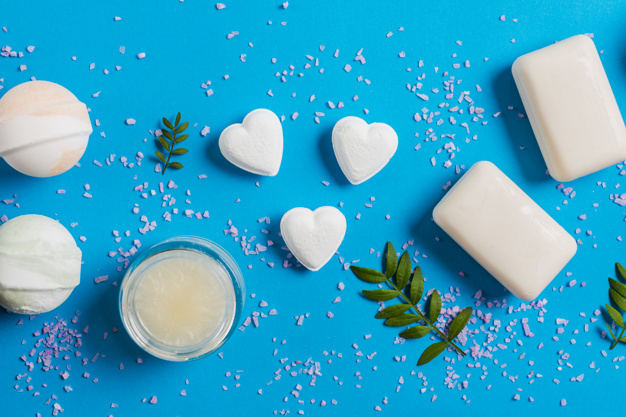
#> input picture ImageProcessing/Images/Exercise/chapter 2/soap_image.jpg, 626 x 417 px, found by its file name
$ jupyter execute --allow-errors imgproc.ipynb   (older library calls are emulated)
#> lines starting #> are read from the running program, lines starting #| are printed output that depends on the picture
[cell 1]
import matplotlib.pyplot as plt

def show_image(image, title='Image', cmap_type='gray', interpolation=None):
    plt.imshow(image, cmap=cmap_type)
    plt.title(title)
    plt.axis('off')
    plt.show()

[cell 2]
#Filtering, Contrasts
# Import the color module
from skimage import color
from PIL import Image
# Import the filters module and sobel function
from skimage.filters import sobel
soaps_image = Image.open('Images\Exercise\chapter 2\soap_image.jpg')
#> soaps_image is the input picture: PIL image 626x417 RGB; mean R, G, B 56.5, 165.4, 199.6
# Make the image grayscale
soaps_image_gray = color.rgb2gray(soaps_image)

# Apply edge detection filter
edge_sobel = sobel(soaps_image_gray)
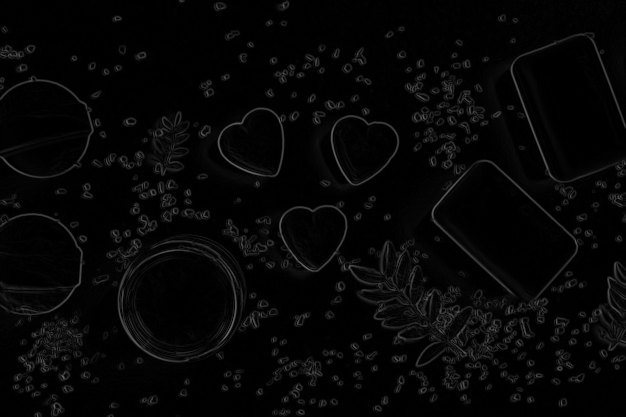
#> edge_sobel: shape (417, 626) float64; min 0, max 0.423, mean 0.026

# Show original and resulting image to compare
show_image(soaps_image, "Original")
show_image(edge_sobel, "Edges with Sobel")

[cell 3]
# Import Gaussian filter
from skimage.filters import gaussian
from skimage.io import imread,imsave
building_image = imread('Images\\Exercise\\chapter 2\\building_image.jpg')
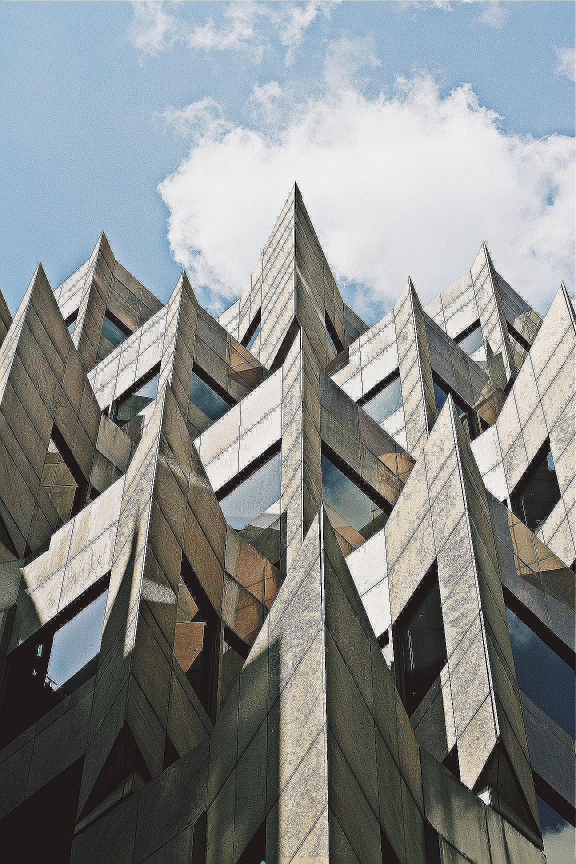
#> input picture ImageProcessing/Images/Exercise/chapter 2/building_image.jpg, 1152 x 1728 px, found by its file name (shown at 1/2 size)
#> building_image is the input picture: shape (1728, 1152, 3); mean R, G, B 136.2, 139.8, 139.3
# Apply filter
gaussian_image = gaussian(building_image, channel_axis=-1)

# Show original and resulting image to compare
show_image(building_image, "Original")
show_image(gaussian_image, "Reduced sharpness Gaussian")

[cell 4]
# Import the required module
from skimage import exposure
chest_xray_image = imread("Images\\Exercise\\chapter 2\\chest_xray_image.png")
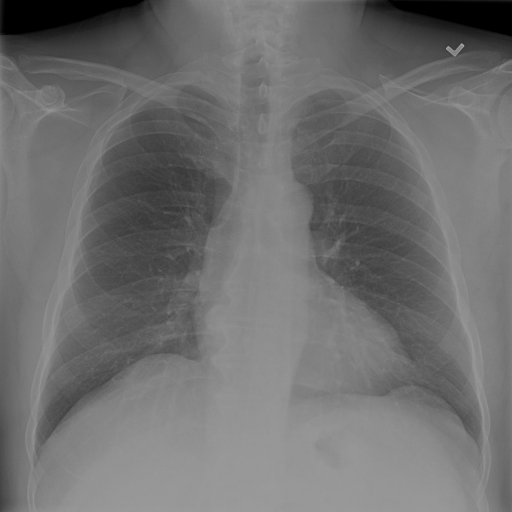
#> input picture ImageProcessing/Images/Exercise/chapter 2/chest_xray_image.png, 1024 x 1024 px, found by its file name (shown at 1/2 size)
#> chest_xray_image is the input picture: shape (1024, 1024); min 0, max 172, mean 111.3
# Show original x-ray image and its histogram
show_image(chest_xray_image, 'Original x-ray')

plt.title('Histogram of image')
plt.hist(chest_xray_image.ravel(), bins=256)
plt.show()
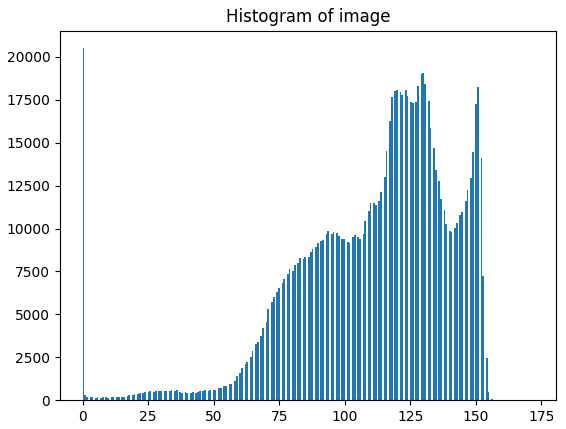
#> figure drawn by matplotlib, 1 panel; tallest bar 20508 high, from x = 0 to 0.672

# Use histogram equalization to improve the contrast
xray_image_eq =  exposure.equalize_hist(chest_xray_image)
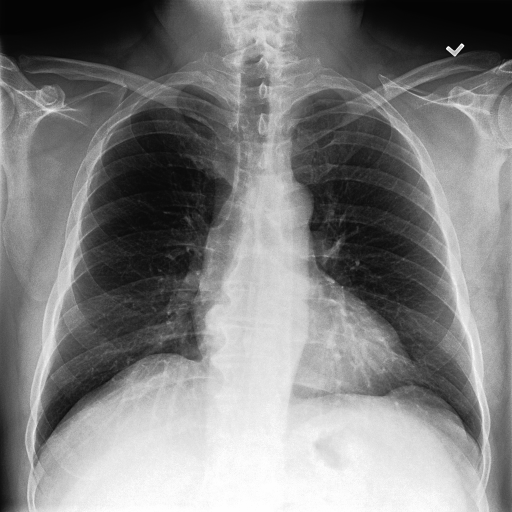
#> xray_image_eq: shape (1024, 1024) float64 (shown at 1/2 size); min 0.0196, max 1, mean 0.506

# Show the resulting image
show_image(xray_image_eq, 'Resulting image')

[cell 5]
# Import the required module
from skimage import exposure
image_aerial = imread('Images\\Exercise\\chapter 2\\image_aerial.tiff')
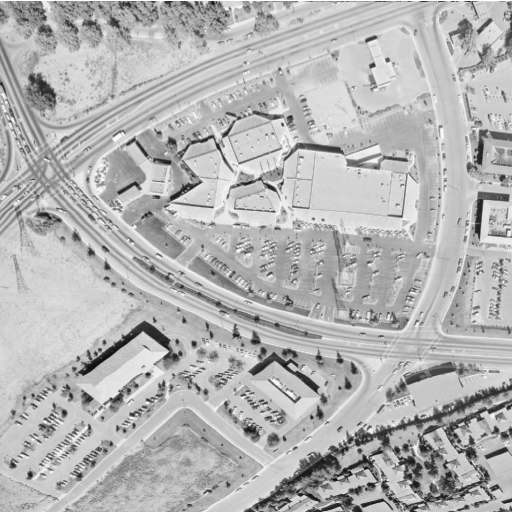
#> input picture ImageProcessing/Images/Exercise/chapter 2/image_aerial.tiff, 512 x 512 px, found by its file name
#> image_aerial is the input picture: shape (512, 512); min 12, max 255, mean 180.6
# Use histogram equalization to improve the contrast
image_eq =  exposure.equalize_adapthist(image_aerial, clip_limit=0.03)
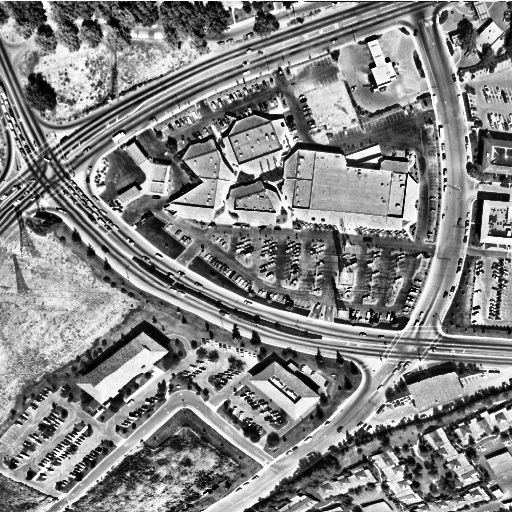
#> image_eq: shape (512, 512) float64; min 0, max 1, mean 0.523

# Show the original and resulting image
show_image(image_aerial, 'Original')
show_image(image_eq, 'Resulting image')

[cell 6]
# Import the necessary modules
from skimage import data, exposure

# Load the image
original_image = data.coffee()
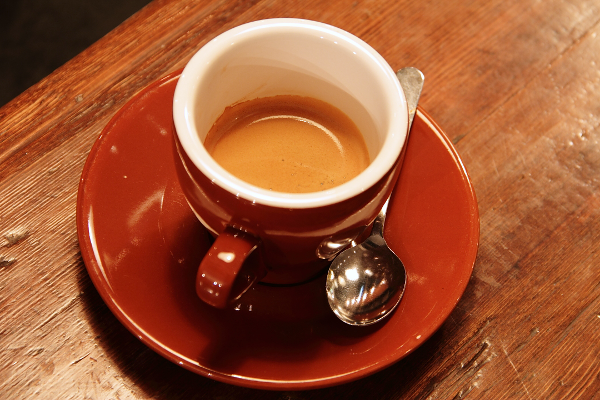
#> input picture skimage.data.coffee(), 600 x 400 px
#> original_image is the input picture: shape (400, 600, 3); mean R, G, B 158.6, 85.8, 51.5

# Apply the adaptive equalization on the original image
adapthist_eq_image = exposure.equalize_adapthist(original_image, clip_limit=0.03)
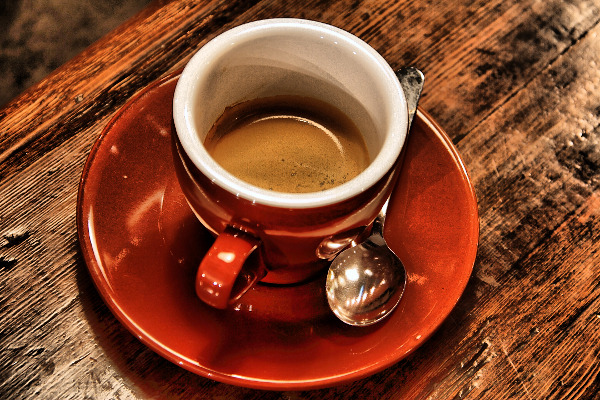
#> adapthist_eq_image: shape (400, 600, 3) float64; mean R, G, B 0.522, 0.277, 0.17

# Compare the original image to the equalized
show_image(original_image)
show_image(adapthist_eq_image, 'Adaptive Histogram')

Transformation of image - aliasing, resizing, rescaling and rotating

[cell 7]
# Import the module and the rotate and rescale functions
from skimage.transform import rotate, rescale

# Rotate the image 90 degrees clockwise
#> (the rest of this cell did not finish here and is left out)

[cell 8]
# Import the module and function to enlarge images
from skimage.transform import rescale

# Import the data module
from skimage import data

# Load the image from data
rocket_image = data.rocket()
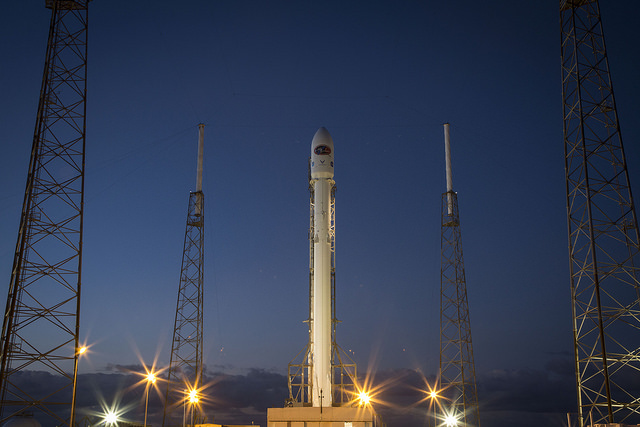
#> input picture skimage.data.rocket(), 640 x 427 px
#> rocket_image is the input picture: shape (427, 640, 3); mean R, G, B 52.3, 61.3, 82.3

# Enlarge the image so it is 3 times bigger
enlarged_rocket_image = rescale(rocket_image, 3, anti_aliasing=True, multichannel=True)

# Show original and resulting image
show_image(rocket_image)
show_image(enlarged_rocket_image, "3 times enlarged image")
